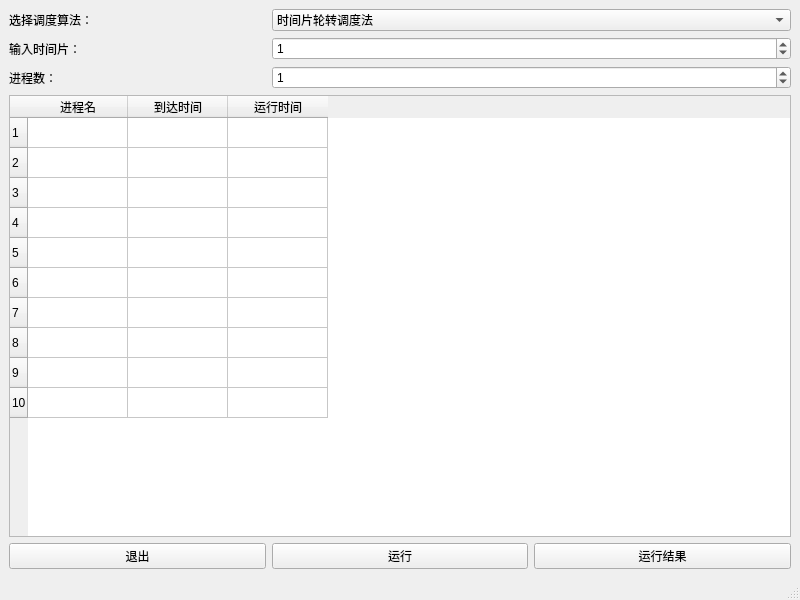
<?xml version="1.0" encoding="UTF-8"?>
<ui version="4.0">
 <class>first</class>
 <widget class="QMainWindow" name="first">
  <property name="geometry">
   <rect>
    <x>0</x>
    <y>0</y>
    <width>800</width>
    <height>600</height>
   </rect>
  </property>
  <property name="windowTitle">
   <string>first</string>
  </property>
  <property name="windowIcon">
   <iconset resource="src.qrc">
    <normaloff>:/star.png</normaloff>:/star.png</iconset>
  </property>
  <widget class="QWidget" name="centralwidget">
   <layout class="QGridLayout" name="gridLayout">
    <item row="0" column="1" colspan="2">
     <widget class="QComboBox" name="dispath">
      <item>
       <property name="text">
        <string>时间片轮转调度法</string>
       </property>
      </item>
      <item>
       <property name="text">
        <string>短进程优先调度法</string>
       </property>
      </item>
     </widget>
    </item>
    <item row="4" column="1">
     <widget class="QPushButton" name="submit">
      <property name="text">
       <string>运行</string>
      </property>
     </widget>
    </item>
    <item row="1" column="1" colspan="2">
     <widget class="QSpinBox" name="time_slice">
      <property name="maximum">
       <number>10000</number>
      </property>
      <property name="value">
       <number>1</number>
      </property>
     </widget>
    </item>
    <item row="1" column="0">
     <widget class="QLabel" name="label">
      <property name="text">
       <string>输入时间片：</string>
      </property>
     </widget>
    </item>
    <item row="2" column="0">
     <widget class="QLabel" name="label_2">
      <property name="text">
       <string>进程数：</string>
      </property>
     </widget>
    </item>
    <item row="4" column="0">
     <widget class="QPushButton" name="exit">
      <property name="text">
       <string>退出</string>
      </property>
     </widget>
    </item>
    <item row="0" column="0">
     <widget class="QLabel" name="label1">
      <property name="text">
       <string>选择调度算法：</string>
      </property>
     </widget>
    </item>
    <item row="4" column="2">
     <widget class="QPushButton" name="condition">
      <property name="text">
       <string>运行结果</string>
      </property>
     </widget>
    </item>
    <item row="2" column="1" colspan="2">
     <widget class="QSpinBox" name="number_of_progoam">
      <property name="maximum">
       <number>50</number>
      </property>
      <property name="value">
       <number>1</number>
      </property>
     </widget>
    </item>
    <item row="3" column="0" colspan="3">
     <widget class="QTableWidget" name="input">
      <row>
       <property name="text">
        <string>1</string>
       </property>
      </row>
      <row>
       <property name="text">
        <string>2</string>
       </property>
      </row>
      <row>
       <property name="text">
        <string>3</string>
       </property>
      </row>
      <row>
       <property name="text">
        <string>4</string>
       </property>
      </row>
      <row>
       <property name="text">
        <string>5</string>
       </property>
      </row>
      <row>
       <property name="text">
        <string>6</string>
       </property>
      </row>
      <row>
       <property name="text">
        <string>7</string>
       </property>
      </row>
      <row>
       <property name="text">
        <string>8</string>
       </property>
      </row>
      <row>
       <property name="text">
        <string>9</string>
       </property>
      </row>
      <row>
       <property name="text">
        <string>10</string>
       </property>
      </row>
      <column>
       <property name="text">
        <string>进程名</string>
       </property>
      </column>
      <column>
       <property name="text">
        <string>到达时间</string>
       </property>
      </column>
      <column>
       <property name="text">
        <string>运行时间</string>
       </property>
      </column>
      <item row="0" column="0">
       <property name="text">
        <string/>
       </property>
      </item>
     </widget>
    </item>
   </layout>
  </widget>
  <widget class="QMenuBar" name="menubar">
   <property name="geometry">
    <rect>
     <x>0</x>
     <y>0</y>
     <width>800</width>
     <height>21</height>
    </rect>
   </property>
  </widget>
  <widget class="QStatusBar" name="statusbar"/>
 </widget>
 <resources>
  <include location="src.qrc"/>
 </resources>
 <connections/>
</ui>
